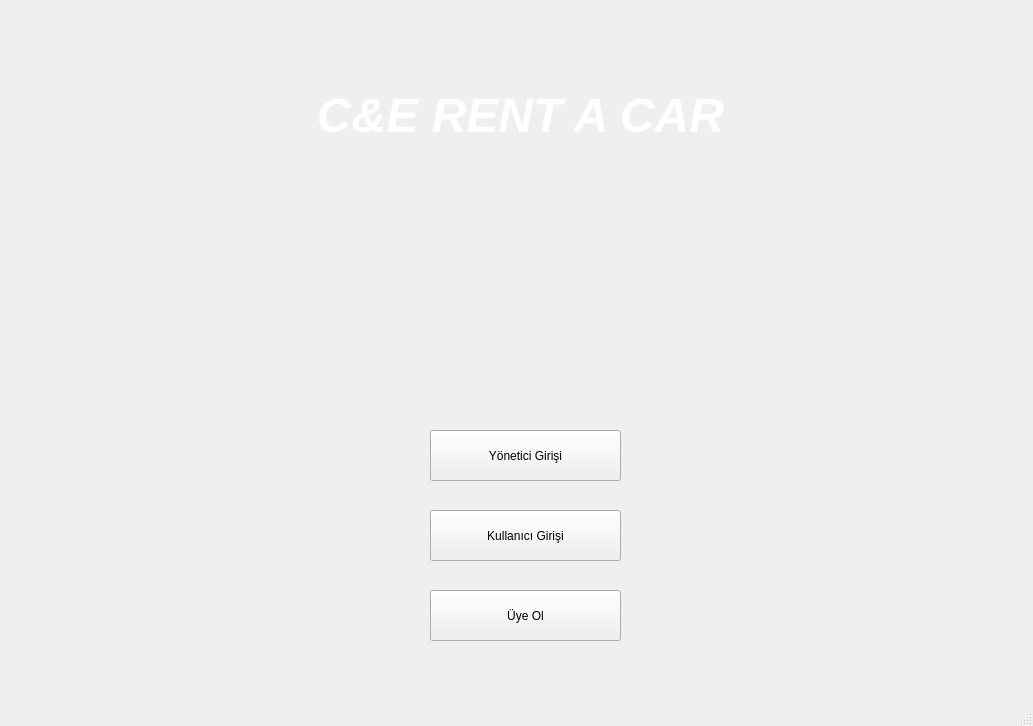
<?xml version="1.0" encoding="UTF-8"?>
<ui version="4.0">
 <class>MainWindow</class>
 <widget class="QMainWindow" name="MainWindow">
  <property name="geometry">
   <rect>
    <x>0</x>
    <y>0</y>
    <width>1033</width>
    <height>726</height>
   </rect>
  </property>
  <property name="windowTitle">
   <string>MainWindow</string>
  </property>
  <widget class="QWidget" name="centralwidget">
   <widget class="QLabel" name="label">
    <property name="geometry">
     <rect>
      <x>0</x>
      <y>-30</y>
      <width>1041</width>
      <height>731</height>
     </rect>
    </property>
    <property name="text">
     <string/>
    </property>
    <property name="pixmap">
     <pixmap>desktop-wallpaper-asif-on-mercedes-benz-mercedes-mercedes-benz-mercedes-mercedes-benz-mercedes-mercedes-benz-logo-mercedes-dark-thumbnail.jpg</pixmap>
    </property>
    <property name="scaledContents">
     <bool>true</bool>
    </property>
   </widget>
   <widget class="QLabel" name="label_2">
    <property name="geometry">
     <rect>
      <x>260</x>
      <y>70</y>
      <width>521</width>
      <height>91</height>
     </rect>
    </property>
    <property name="text">
     <string>&lt;html&gt;&lt;head/&gt;&lt;body&gt;&lt;p align=&quot;center&quot;&gt;&lt;span style=&quot; font-size:36pt; font-weight:600; font-style:italic; color:#ffffff;&quot;&gt;C&amp;amp;E RENT A CAR&lt;/span&gt;&lt;/p&gt;&lt;/body&gt;&lt;/html&gt;</string>
    </property>
   </widget>
   <widget class="QPushButton" name="yoneticigiris">
    <property name="geometry">
     <rect>
      <x>430</x>
      <y>430</y>
      <width>191</width>
      <height>51</height>
     </rect>
    </property>
    <property name="text">
     <string>Yönetici Girişi</string>
    </property>
   </widget>
   <widget class="QPushButton" name="kullanicigiris">
    <property name="geometry">
     <rect>
      <x>430</x>
      <y>510</y>
      <width>191</width>
      <height>51</height>
     </rect>
    </property>
    <property name="text">
     <string>Kullanıcı Girişi</string>
    </property>
   </widget>
   <widget class="QPushButton" name="uyeol">
    <property name="geometry">
     <rect>
      <x>430</x>
      <y>590</y>
      <width>191</width>
      <height>51</height>
     </rect>
    </property>
    <property name="text">
     <string>Üye Ol</string>
    </property>
   </widget>
  </widget>
  <widget class="QMenuBar" name="menubar">
   <property name="geometry">
    <rect>
     <x>0</x>
     <y>0</y>
     <width>1033</width>
     <height>26</height>
    </rect>
   </property>
  </widget>
  <widget class="QStatusBar" name="statusbar"/>
 </widget>
 <resources/>
 <connections/>
</ui>
